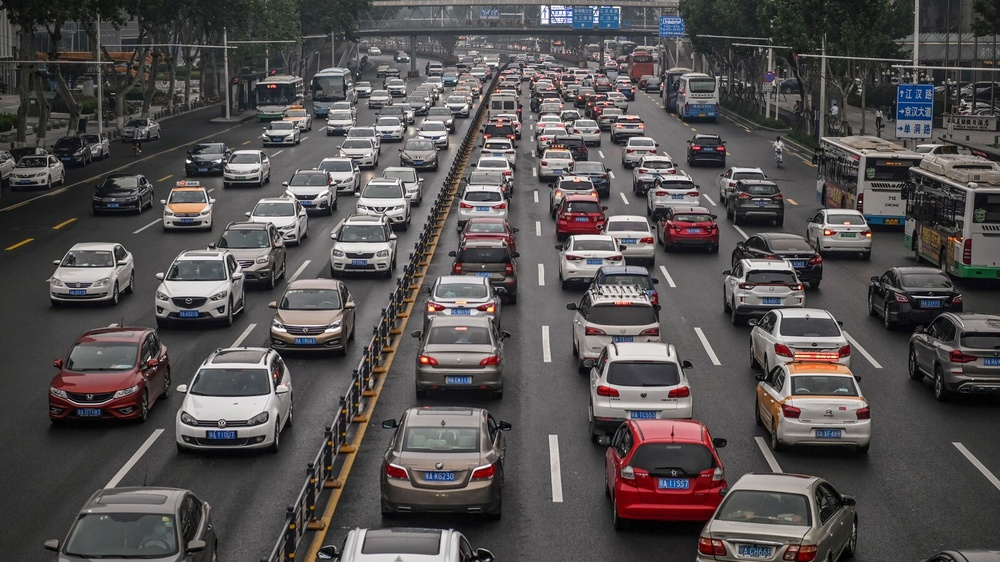
#> input picture car_image.jpg, 1000 x 562 px, shrunk from 1600 x 899 before the run
$ python 'car and pedestrian tracking for an image.py'
#> lines starting #> are read from the running program, lines starting #| are printed output that depends on the picture; after the words box and inside, x2 and y2 are one past the last pixel; in counts of white or black regions, pixels touching at a corner belong together
import cv2
#our image
img_file='car_image.jpg'

#our pre-traine car classifier
classifier_file ='car_detector.xml'

#ceate opencv image
img=cv2.imread(img_file)
#> img is the input picture: shape (562, 1000, 3); mean B, G, R 80.5, 80.6, 84.6

#create classifier
car_tracker=cv2.CascadeClassifier(classifier_file)

#convert  to grayscale(needed for haarcascade)
black_white=cv2.cvtColor(img, cv2.COLOR_BGR2GRAY)
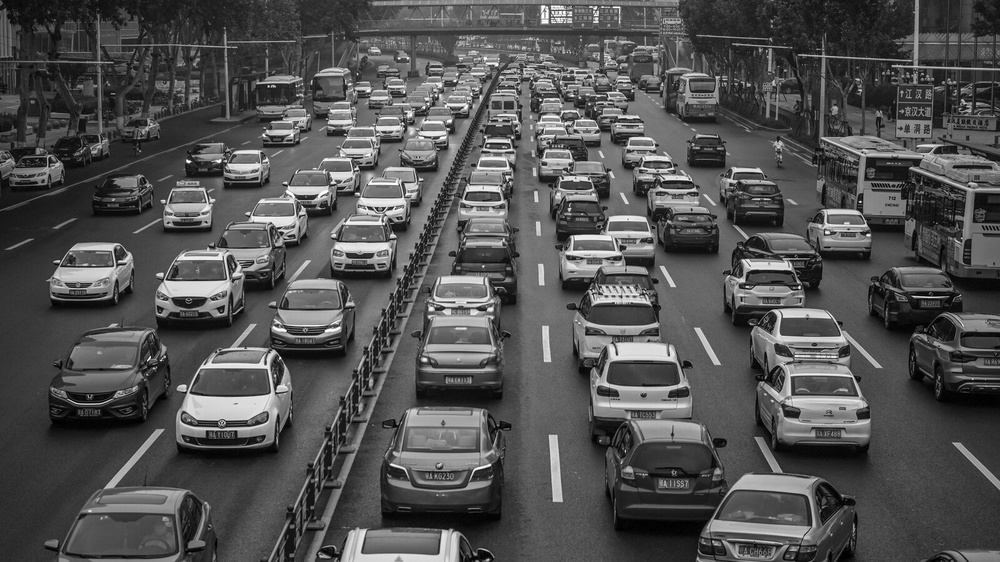
#> black_white: shape (562, 1000); min 0, max 255, mean 81.8

#detect cars
cars=car_tracker.detectMultiScale(black_white)
#> cars = [[868, 174, 26, 26], [318, 108, 39, 39], [370, 108, 49, 49], [232, 252, 55, 55], [206, 133, 81, 81], [652, 198, 83, 83], [204, 328, 89, 89], [27, 241, 99, 99], [54, 134, 116, 116], [245, 268, 135, 135], [368, 290, 169, 169], [18, 315, 159, 159]]

#draw rectangles around the cars
for(x,y,w,h) in cars:
    cv2.rectangle(img, (x,y),(x+w,y+h),(0,0,255),2)
#> this loop made 12 passes
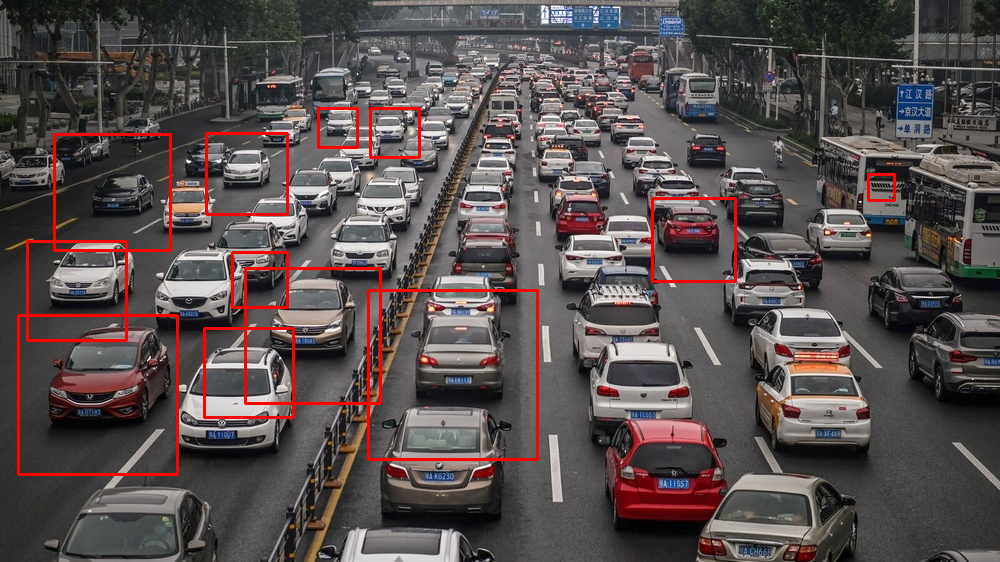
#> img: shape (562, 1000, 3); 2.32% of pixels changed, all inside (x1, y1, x2, y2) = (17, 107, 896, 476)

#display the image with the faces spotted
cv2.imshow('CAR AND PADESTRIANS TRACKER BY RATHIN',img)

#dont autoclose(wait here in the code and listen for a key press)
cv2.waitKey()
